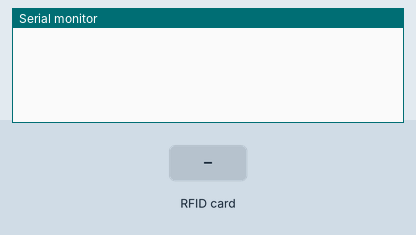
Simulated run of this sketch. Board: Arduino Uno, built with avr-gcc and run on an emulated ATmega328P. Parts: the last lines printed to the serial monitor. The test bench sets the inputs (shaded band).

Above: at 1.2 s.
1.3 s: RFID card 5E 7A 19 C4 held to the reader
At 2.4 s:
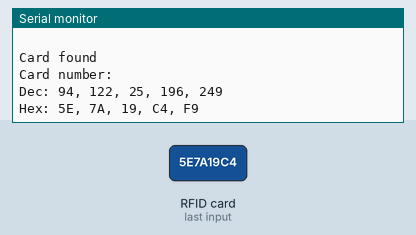
2.8 s: RFID card 5E 7A 19 C4 held to the reader
At 3.7 s:
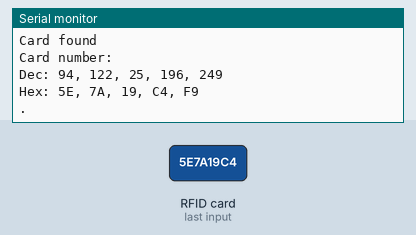

Measured:
- after the input at 1.3 s, the serial monitor: prints a new line at once (image 1)
- after the input at 2.8 s, the serial monitor: prints a new line at once (image 2)

The sketch:

leggere-carte-magnetiche.ino
```cpp
/**
 * Read a card using a MFRC522 reader on your SPI interface
 * Pin layout should be as follows (on Arduino Uno):
 * MOSI: Pin 11 / ICSP-4
 * MISO: Pin 12 / ICSP-1
 * SCK: Pin 13 / ISCP-3
 * SS: Pin 10
 * RST: Pin 9
 *
 * Script is based on the script of ArduinoDenis
 * New card number is printed when a card has changed. Only a dot is printed if the card is the same.
 */

#include <SPI.h>
#include <RFID.h>

#define SS_PIN 10
#define RST_PIN 9

RFID rfid(SS_PIN, RST_PIN);

// Setup variables:
int serNum0;
int serNum1;
int serNum2;
int serNum3;
int serNum4;

void setup()
{
  Serial.begin(9600);
  SPI.begin();
  rfid.init();
}

void loop()
{
    if (rfid.isCard()) {
        if (rfid.readCardSerial()) {
            if (rfid.serNum[0] != serNum0
                && rfid.serNum[1] != serNum1
                && rfid.serNum[2] != serNum2
                && rfid.serNum[3] != serNum3
                && rfid.serNum[4] != serNum4
            ) {
                // With a new card number, show it.
                Serial.println(" ");
                Serial.println("Card found");
                serNum0 = rfid.serNum[0];
                serNum1 = rfid.serNum[1];
                serNum2 = rfid.serNum[2];
                serNum3 = rfid.serNum[3];
                serNum4 = rfid.serNum[4];

                Serial.println("Card number:");
                Serial.print("Dec: ");
                Serial.print(rfid.serNum[0], DEC);
                Serial.print(", ");
                Serial.print(rfid.serNum[1], DEC);
                Serial.print(", ");
                Serial.print(rfid.serNum[2], DEC);
                Serial.print(", ");
                Serial.print(rfid.serNum[3], DEC);
                Serial.print(", ");
                Serial.print(rfid.serNum[4], DEC);
                Serial.println(" ");

                Serial.print("Hex: ");
                Serial.print(rfid.serNum[0], HEX);
                Serial.print(", ");
                Serial.print(rfid.serNum[1], HEX);
                Serial.print(", ");
                Serial.print(rfid.serNum[2], HEX);
                Serial.print(", ");
                Serial.print(rfid.serNum[3], HEX);
                Serial.print(", ");
                Serial.print(rfid.serNum[4], HEX);
                Serial.println(" ");
            } else {
                // If we have the same ID, just write a dot.
                Serial.print(".");
            }
        }
    }

    rfid.halt();
}
```
